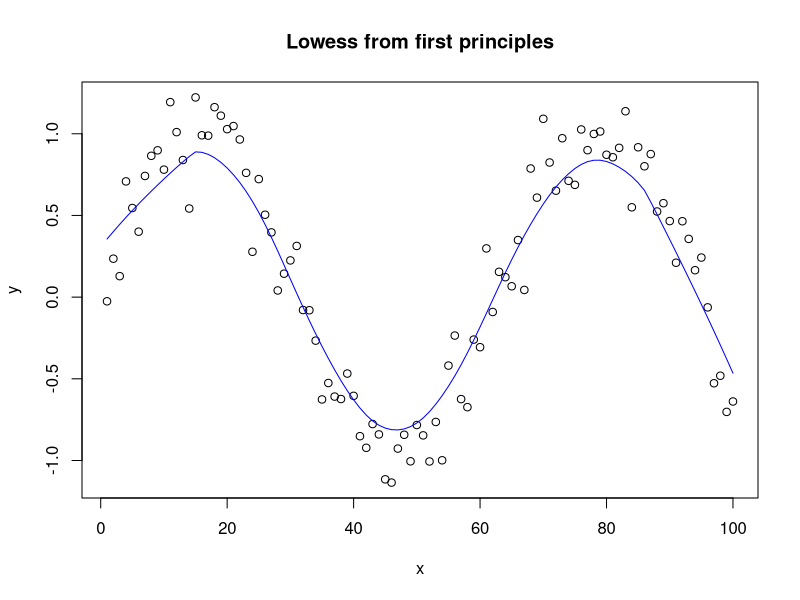
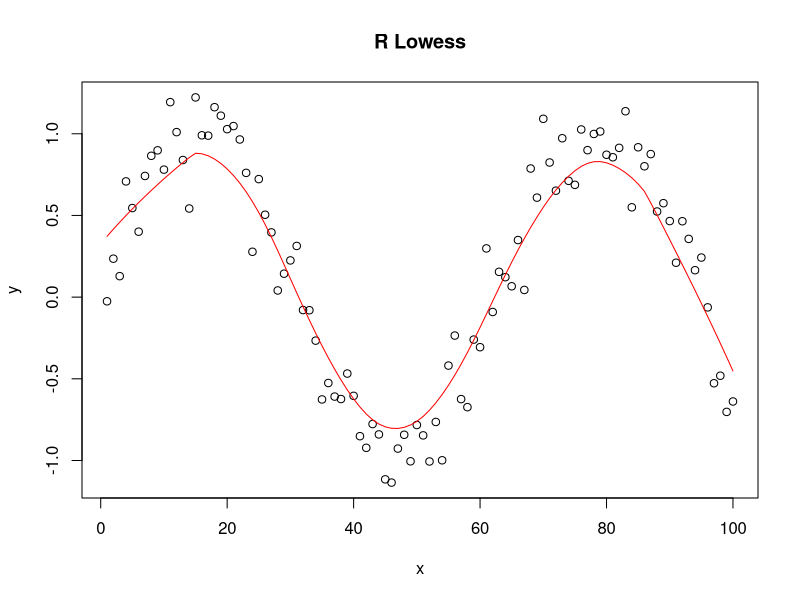

Write the R code that produced these figures, in order.
## ---- chunk 1
# Generate simulated data 
set.seed(1)
  n<-100
x<-seq(1:n)
head(x)
ei<-rnorm(length(x),mean=0,sd=0.2)
y<- sin(x/10)+ei
head(y)
df7<-data.frame(x,y)

customLowess<-function(x,y,f){
  k=ceiling(f*n)
  smooth_values<-numeric(n)
  for (i in seq_along(x)) {
    # calculate weights
    distLowess<- abs(x-x[i])
    neighbors<-order(distLowess)[1:k]
    Dmax<-max(distLowess[neighbors])
    neighbor_weight <- (1 - (distLowess[neighbors] / Dmax)^3)^3
      #fitting regression 
    X7<- cbind(1,x[neighbors] )
    X7
    W7<-diag(neighbor_weight)
    W7
    Y<-y[neighbors]
    bhat7<-solve(t(X7)%*%W7%*%X7) %*% (t(X7)%*%W7%*%Y)
    bhat7
    smooth_values[i] <- bhat7[1] + bhat7[2] * x[i]
  
  }
  smooth_values
}

plot(df7$x, df7$y, xlab="x", ylab = "y", main ="Lowess from first principles")

lines(customLowess(df7$x,df7$y,0.3), col='blue')

## ---- chunk 2
df7<-data.frame(x,y)
plot(df7$x,df7$y, xlab="x", ylab = "y", main = "R Lowess") #Create scatterplot
lines(lowess(df7$x,df7$y,f=0.3), col='red')
